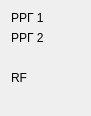
   <widget class="QWidget" name="gridLayoutWidget">
    <property name="geometry">
     <rect>
      <x>10</x>
      <y>640</y>
      <width>91</width>
      <height>111</height>
     </rect>
    </property>
    <layout class="QGridLayout" name="gridLayout">
     <item row="0" column="0">
      <widget class="QLabel" name="title_address_rrg1">
       <property name="text">
        <string>РРГ 1</string>
       </property>
      </widget>
     </item>
     <item row="0" column="1">
      <widget class="QLabel" name="address_rrg1">
       <property name="text">
        <string/>
       </property>
      </widget>
     </item>
     <item row="1" column="1">
      <widget class="QLabel" name="address_rrg2">
       <property name="text">
        <string/>
       </property>
      </widget>
     </item>
     <item row="1" column="0">
      <widget class="QLabel" name="title_address_rrg2">
       <property name="text">
        <string>РРГ 2</string>
       </property>
      </widget>
     </item>
     <item row="4" column="1">
      <widget class="QLabel" name="address_trm">
       <property name="text">
        <string/>
       </property>
      </widget>
     </item>
     <item row="3" column="0">
      <widget class="QLabel" name="title_address_rf">
       <property name="text">
        <string>RF</string>
       </property>
      </widget>
     </item>
     <item row="3" column="1">
      <widget class="QLabel" name="address_rf">
       <property name="text">
        <string/>
       </property>
      </widget>
     </item>
     <item row="2" column="1">
      <widget class="QLabel" name="address_rrg3">
       <property name="text">
        <string/>
       </property>
      </widget>
     </item>
    </layout>
   </widget>
